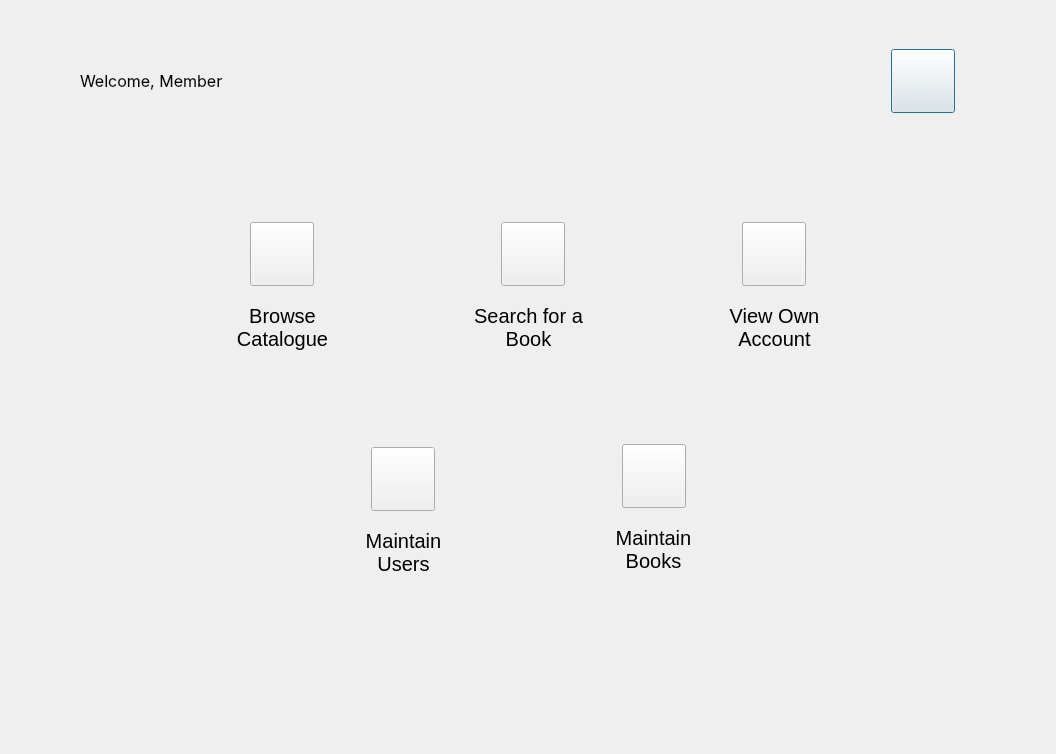
<?xml version="1.0" encoding="UTF-8"?>
<ui version="4.0">
 <class>mainscreen</class>
 <widget class="QDialog" name="mainscreen">
  <property name="geometry">
   <rect>
    <x>0</x>
    <y>0</y>
    <width>1056</width>
    <height>754</height>
   </rect>
  </property>
  <property name="windowTitle">
   <string>Library Information System</string>
  </property>
  <property name="windowIcon">
   <iconset resource="resources.qrc">
    <normaloff>:/images/images/icons8-book-64.png</normaloff>:/images/images/icons8-book-64.png</iconset>
  </property>
  <widget class="QLabel" name="welcomeLabel">
   <property name="geometry">
    <rect>
     <x>80</x>
     <y>64</y>
     <width>234</width>
     <height>34</height>
    </rect>
   </property>
   <property name="font">
    <font>
     <family>Inter</family>
     <pointsize>12</pointsize>
    </font>
   </property>
   <property name="text">
    <string>Welcome, Member</string>
   </property>
  </widget>
  <widget class="QPushButton" name="quitButton">
   <property name="geometry">
    <rect>
     <x>891</x>
     <y>49</y>
     <width>64</width>
     <height>64</height>
    </rect>
   </property>
   <property name="text">
    <string/>
   </property>
   <property name="icon">
    <iconset resource="resources.qrc">
     <normaloff>:/images/images/icons8-return-64.png</normaloff>
     <normalon>:/images/images/icons8-return-64.png</normalon>:/images/images/icons8-return-64.png</iconset>
   </property>
   <property name="iconSize">
    <size>
     <width>64</width>
     <height>64</height>
    </size>
   </property>
  </widget>
  <widget class="QPushButton" name="browseCatalogueButton">
   <property name="geometry">
    <rect>
     <x>250</x>
     <y>222</y>
     <width>64</width>
     <height>64</height>
    </rect>
   </property>
   <property name="text">
    <string/>
   </property>
   <property name="icon">
    <iconset resource="resources.qrc">
     <normaloff>:/images/images/icons8-book-shelf-64.png</normaloff>:/images/images/icons8-book-shelf-64.png</iconset>
   </property>
   <property name="iconSize">
    <size>
     <width>64</width>
     <height>64</height>
    </size>
   </property>
  </widget>
  <widget class="QLabel" name="browseCatalogueLabel">
   <property name="geometry">
    <rect>
     <x>222</x>
     <y>298</y>
     <width>121</width>
     <height>58</height>
    </rect>
   </property>
   <property name="font">
    <font>
     <pointsize>15</pointsize>
    </font>
   </property>
   <property name="text">
    <string>Browse Catalogue</string>
   </property>
   <property name="alignment">
    <set>Qt::AlignCenter</set>
   </property>
   <property name="wordWrap">
    <bool>true</bool>
   </property>
  </widget>
  <widget class="QPushButton" name="maintainUsersButton">
   <property name="geometry">
    <rect>
     <x>371</x>
     <y>447</y>
     <width>64</width>
     <height>64</height>
    </rect>
   </property>
   <property name="text">
    <string/>
   </property>
   <property name="icon">
    <iconset resource="resources.qrc">
     <normaloff>:/images/images/icons8-registration-64.png</normaloff>:/images/images/icons8-registration-64.png</iconset>
   </property>
   <property name="iconSize">
    <size>
     <width>64</width>
     <height>64</height>
    </size>
   </property>
  </widget>
  <widget class="QLabel" name="maintainUsersLabel">
   <property name="geometry">
    <rect>
     <x>343</x>
     <y>523</y>
     <width>121</width>
     <height>58</height>
    </rect>
   </property>
   <property name="font">
    <font>
     <pointsize>15</pointsize>
    </font>
   </property>
   <property name="text">
    <string>Maintain Users</string>
   </property>
   <property name="alignment">
    <set>Qt::AlignCenter</set>
   </property>
   <property name="wordWrap">
    <bool>true</bool>
   </property>
  </widget>
  <widget class="QPushButton" name="searchBookButton">
   <property name="geometry">
    <rect>
     <x>501</x>
     <y>222</y>
     <width>64</width>
     <height>64</height>
    </rect>
   </property>
   <property name="text">
    <string/>
   </property>
   <property name="icon">
    <iconset resource="resources.qrc">
     <normaloff>:/images/images/icons8-search-property-64.png</normaloff>:/images/images/icons8-search-property-64.png</iconset>
   </property>
   <property name="iconSize">
    <size>
     <width>64</width>
     <height>64</height>
    </size>
   </property>
  </widget>
  <widget class="QPushButton" name="maintainBooksButton">
   <property name="geometry">
    <rect>
     <x>622</x>
     <y>444</y>
     <width>64</width>
     <height>64</height>
    </rect>
   </property>
   <property name="text">
    <string/>
   </property>
   <property name="icon">
    <iconset resource="resources.qrc">
     <normaloff>:/images/images/icons8-books-64.png</normaloff>:/images/images/icons8-books-64.png</iconset>
   </property>
   <property name="iconSize">
    <size>
     <width>64</width>
     <height>64</height>
    </size>
   </property>
  </widget>
  <widget class="QPushButton" name="viewOwnAccountButton">
   <property name="geometry">
    <rect>
     <x>742</x>
     <y>222</y>
     <width>64</width>
     <height>64</height>
    </rect>
   </property>
   <property name="text">
    <string/>
   </property>
   <property name="icon">
    <iconset resource="resources.qrc">
     <normaloff>:/images/images/icons8-edit-profile-64.png</normaloff>:/images/images/icons8-edit-profile-64.png</iconset>
   </property>
   <property name="iconSize">
    <size>
     <width>64</width>
     <height>64</height>
    </size>
   </property>
  </widget>
  <widget class="QLabel" name="maintainBooksLabel">
   <property name="geometry">
    <rect>
     <x>593</x>
     <y>520</y>
     <width>121</width>
     <height>58</height>
    </rect>
   </property>
   <property name="font">
    <font>
     <pointsize>15</pointsize>
    </font>
   </property>
   <property name="text">
    <string>Maintain Books</string>
   </property>
   <property name="alignment">
    <set>Qt::AlignCenter</set>
   </property>
   <property name="wordWrap">
    <bool>true</bool>
   </property>
  </widget>
  <widget class="QLabel" name="viewOwnAccountLabel">
   <property name="geometry">
    <rect>
     <x>714</x>
     <y>298</y>
     <width>121</width>
     <height>58</height>
    </rect>
   </property>
   <property name="font">
    <font>
     <pointsize>15</pointsize>
    </font>
   </property>
   <property name="text">
    <string>View Own Account</string>
   </property>
   <property name="alignment">
    <set>Qt::AlignCenter</set>
   </property>
   <property name="wordWrap">
    <bool>true</bool>
   </property>
  </widget>
  <widget class="QLabel" name="searchBookLabel">
   <property name="geometry">
    <rect>
     <x>468</x>
     <y>298</y>
     <width>121</width>
     <height>58</height>
    </rect>
   </property>
   <property name="font">
    <font>
     <pointsize>15</pointsize>
    </font>
   </property>
   <property name="text">
    <string>Search for a Book</string>
   </property>
   <property name="alignment">
    <set>Qt::AlignCenter</set>
   </property>
   <property name="wordWrap">
    <bool>true</bool>
   </property>
  </widget>
 </widget>
 <resources>
  <include location="resources.qrc"/>
 </resources>
 <connections/>
</ui>
